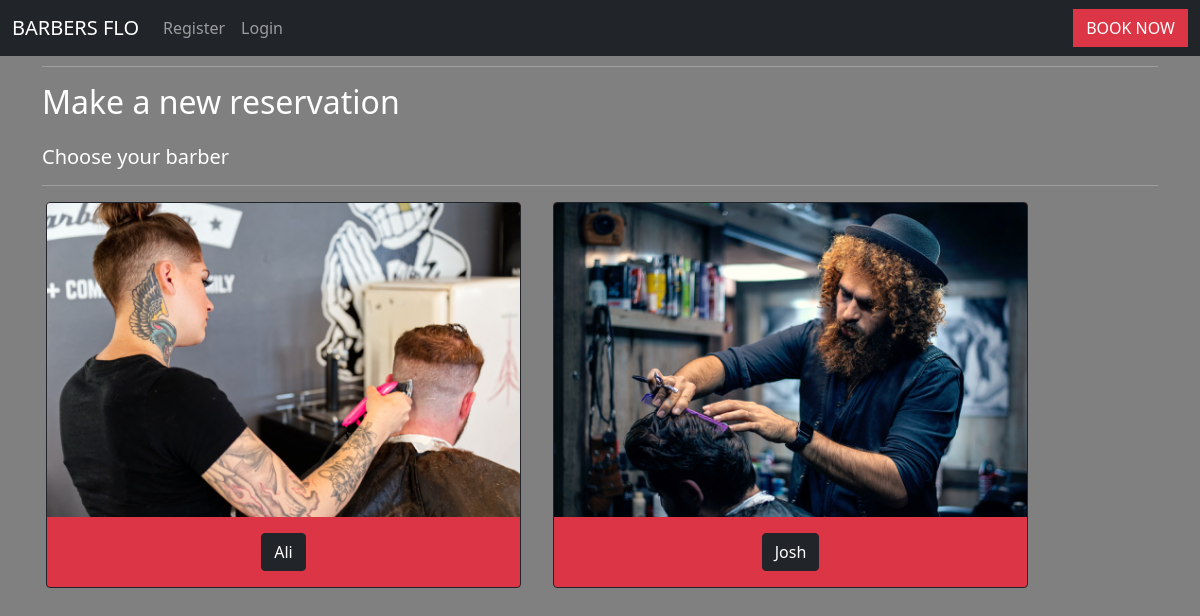
The page /booking/1/2022-01-01 on the database its author committed.
### management/models.py (models this page shows, shortened)
class Barber(models.Model):
    barber_name = models.CharField(max_length=254)
    start_time = models.TimeField(default='08:00:00')
    end_time = models.TimeField(default='17:00:00')
    profile_picture = models.ImageField(null=True, blank=True)

### booking/views.py (the view)
# urls.py: path('<int:treatment_id>/<str:day>', views.new_booking_3, name='new_booking_3'),
def new_booking_3(request, treatment_id, day):
    treatment = get_object_or_404(Treatment, id=treatment_id)
    barbers = Barber.objects.all()
    print(barbers[0].profile_picture.url)
    template = 'booking/new_booking_3.html'
    context = {
        'treatment': treatment,
        'day': day,
        'barbers': barbers,
    }
    return render(request, template, context)

### booking/templates/booking/new_booking_3.html (shortened to what this page needs)
{% extends "base.html" %}
{% load static %}
{% block page_header %}
    <div class="container header-container">
        <div class="row">
            <div class="col">
                <hr>
                <h2 class="mb-4">Make a new reservation</h2>
                <h5>Choose your barber</h5>
                <hr>
            </div>
        </div>
    </div>
{% endblock %}
{% block content %}
    <div class="container">
        {% for barber in barbers %}
            {% if not forloop.counter|divisibleby:2 %}
                <div class="row">
            {% endif %}
                    <div class="card border-dark text-white bg-danger mb-3 mx-3 col-11 col-md-5 px-0">
                        {% if barber.profile_picture %}
                            <img src="{{ barber.profile_picture.url }}" class="card-img-top d-none d-md-block" alt="{{ barber.name }}">
                        {% else %}
                            <img src="{{ MEDIA_URL }}no-image-icon.png" class="card-img-top d-none d-md-block" alt="{{ barber.name }}">
                        {% endif %}
                        <div class="card-body">
                            <div class="text-center">
                                <a href="{% url 'new_booking_4' treatment.id day barber.id %}" class="btn btn-dark">{{ barber.barber_name }}</a>
                            </div>
                        </div>
                    </div>
            {% if forloop.counter|divisibleby:2 %}
                </div>
            {% endif %}
        {% endfor %}
    </div>
{% endblock %}

### static/css/style.css (style rules this page uses)
body { color: white; background-color: gray; }

### rows shown on the page
Barber: profile_picture (picture), barber_name "Ali"
Barber: profile_picture (picture), barber_name "Josh"
